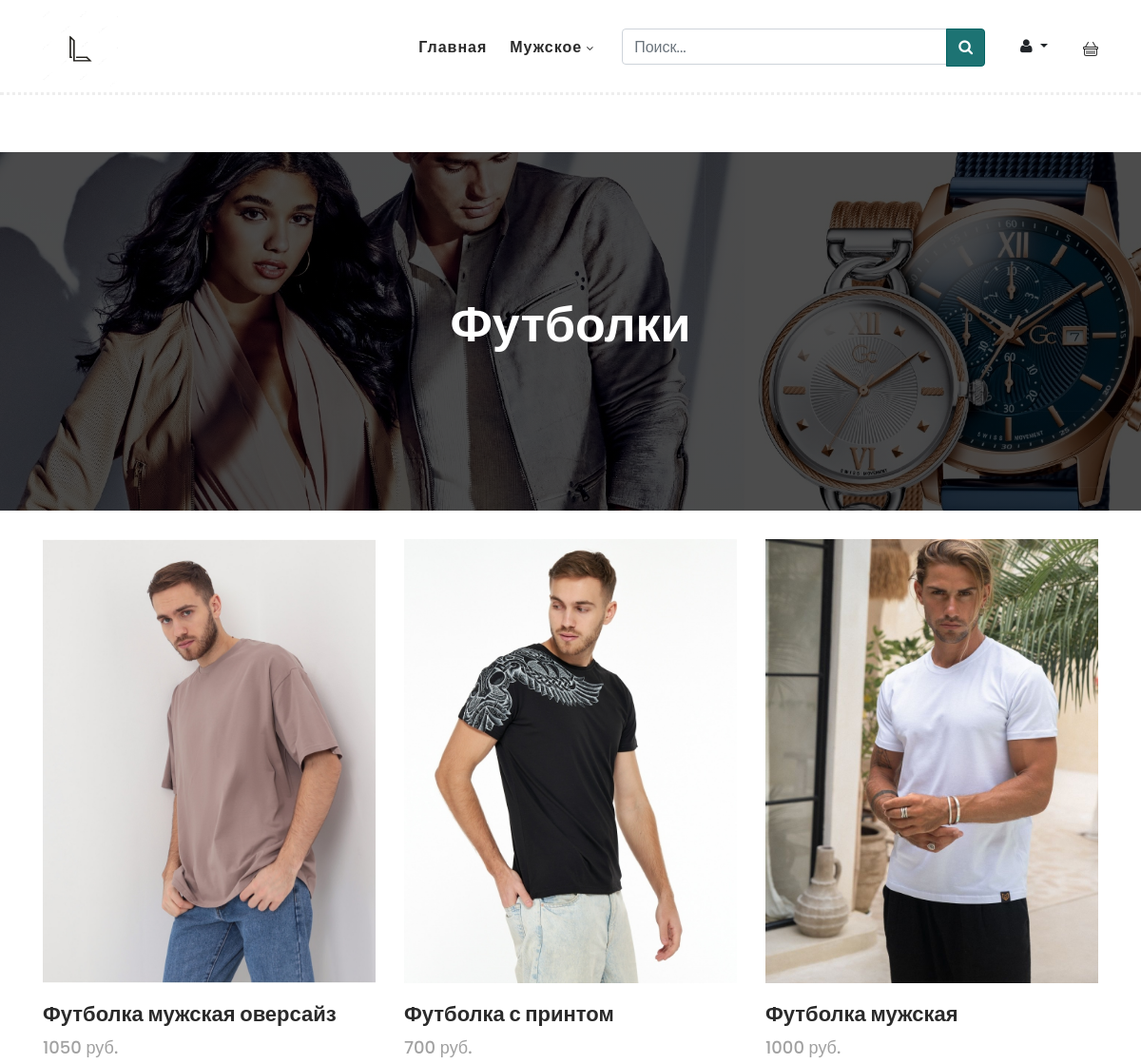
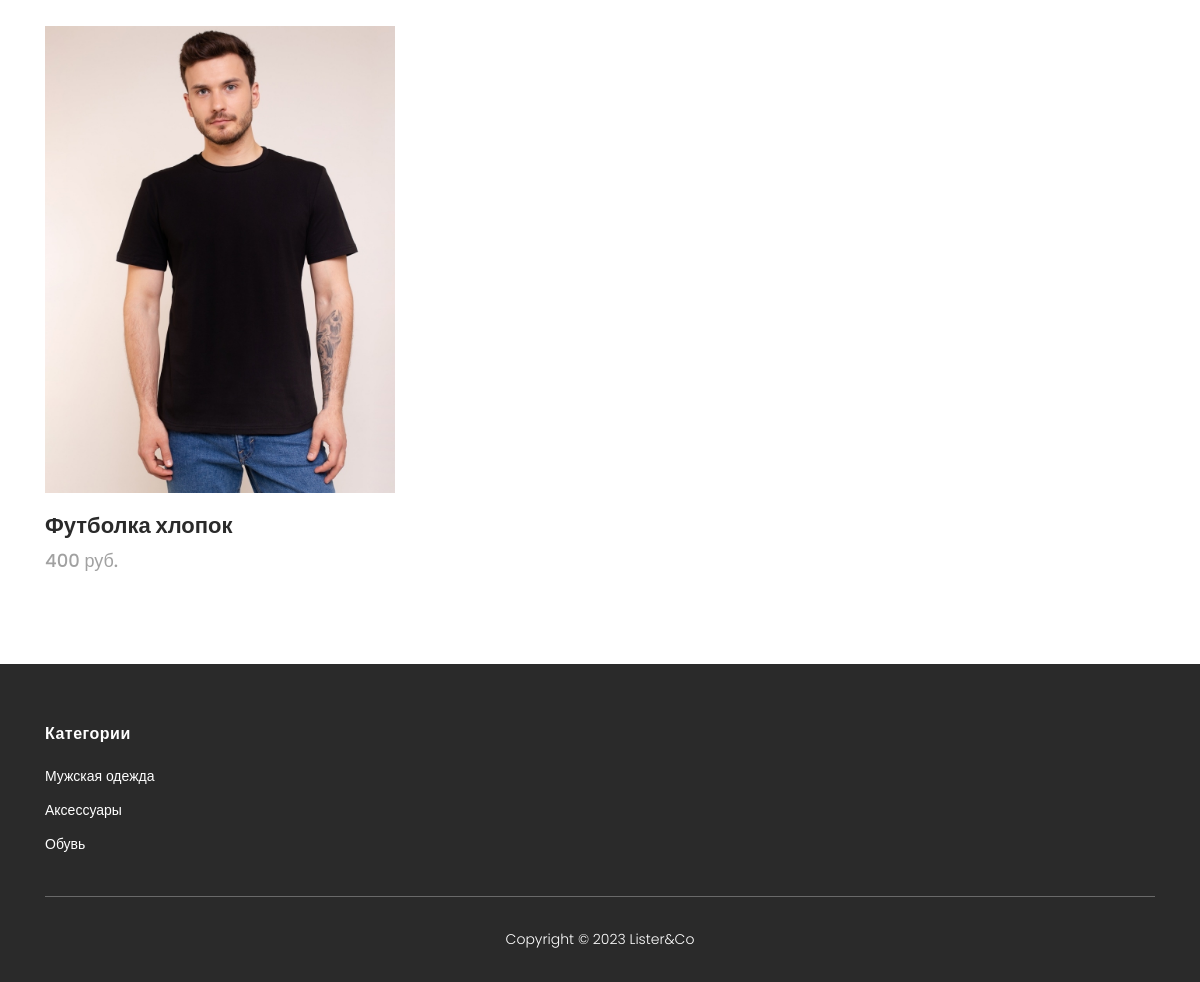
Page /category/1 on the committed database (2 pictures, top to bottom).
### store/models.py (models this page shows, shortened)
class Product(models.Model):
    name = models.CharField(max_length=100)
    description = models.TextField()
    materials = models.CharField(max_length=100)
    price = models.IntegerField( null=True)
    photo = models.ImageField(upload_to="photos/%Y/%m/%d", null=True)
    photo2 = models.ImageField(upload_to="photos/%Y/%m/%d", null=True)
    photo3 = models.ImageField(upload_to="photos/%Y/%m/%d", null=True)
    time_create = models.TimeField(auto_now_add=True)
    category = models.ForeignKey('Category', on_delete=models.PROTECT)
    class Meta:
        verbose_name = 'Одежда'
        verbose_name_plural = 'Одежда'
    def get_absolute_url(self):
        return reverse('detail', kwargs={'did': self.pk})

class Category(models.Model):
    name = models.CharField(max_length=100, db_index=True)
    photo = models.ImageField(upload_to="photos/%Y/%m/%d")
    class Meta:
        verbose_name = 'Категория'
        verbose_name_plural = 'Категории'
    def __str__(self):
        return self.name
    def get_absolute_url(self):
        return reverse('category', kwargs={'cid': self.pk})

### store/views.py (the view)
# urls.py: path('category/<int:cid>', ShowCategory.as_view(), name='category'),
class ShowCategory(CategoryMixin, ListView):
    model = Product
    template_name = 'store/products.html'
    context_object_name = 'product'
    def get_context_data(self, *, object_list=None, **kwargs):
        context = super().get_context_data(**kwargs)
        category_mixin = self.get_user_context(title="Главная страница")
        context = dict(list(context.items()) + list(category_mixin.items()))
        return context
    def get_queryset(self):
        return Product.objects.filter(category=self.kwargs['cid'])

### store/utils.py (called while the page is built)
    def get_user_context(self, **kwargs):
        context = kwargs
        categorys = Category.objects.all()
        context['categorys'] = categorys
        if 'cat_selected' not in context:
            context['cat_selected'] = 0
        return context

### store/templates/store/products.html (shortened to what this page needs)
{% extends 'store/base.html' %}
{% block content %}
    <div class="page-heading" id="top">
        <div class="container">
            <div class="row">
                <div class="col-lg-12">
                    <div class="inner-content">
                                                {% for c in product|slice:":1"%}
                        <h2>{{c.category}}</h2>
                        {% endfor %}
                    </div>
                </div>
            </div>
        </div>
    </div>
    <section class="section" id="products">
        <div class="container">
            <div class="row">
                {% for p in product %}
                <div class="col-lg-4">
                    <div class="item">
                        <div class="thumb">
                            <a href="{{p.get_absolute_url}}"><img src="{{p.photo.url}}" alt=""></a>
                        </div>
                        <div class="down-content">
                            <a href="{{p.get_absolute_url}}"><h4>{{p.name}}</h4></a>
                            <span>{{p.price}} руб.</span>
                        </div>
                    </div>
                </div>
                {% endfor %}
            </div>
        </div>
    </section>
{% endblock %}

### store/templates/store/base.html (shortened to what this page needs)
{% load static %}
<!DOCTYPE html>
<html lang="en">
  <head>
    <link rel="stylesheet" type="text/css" href="{% static 'store/assets/css/bootstrap.min.css' %}">
    <link rel="stylesheet" type="text/css" href="{% static 'store/assets/css/font-awesome.css' %}">
    <link rel="stylesheet" href="{% static 'store/assets/css/templatemo-hexashop.css' %}">
    <link rel="stylesheet" href="{% static 'store/assets/css/owl-carousel.css' %}">
    <link rel="stylesheet" href="{% static 'store/assets/css/lightbox.css' %}">
    </head>
    <body>
    <header class="header-area header-sticky">
        <div class="container">
            <div class="row">
                <div class="col-12">
                    <nav class="main-nav">
                        <a href="{% url 'home' %}" class="logo">
                            <img  class="logo-image" src="{%  static 'store/assets/images/logo.png' %}">
                        </a>
                        <ul class="nav">
                            <li class="scroll-to-section"><a href="{% url 'home'  %}">Главная</a></li>
                            <li class="submenu">
                                <a href="javascript:;">Мужское</a>
                            </li>
                            <li>
                                <form action="{% url 'search' %}" method="get">
                                    <div class="input-group">
                                        <input type="text" class="form-control" type="search" name="q" placeholder="Поиск...">
                                        <div class="input-group-append">
                                            <a href="{% url 'search' %}"></a><button class="btn btn-secondary" type="submit" style="background-color: #1D7373; border-color:#006363 "></a>
                                            <i class="fa fa-search"></i>
                                        </button>
                                        </div>
                                    </div>
                                </form>
                            </li>
                            <li>
                                <div class="btn-group">
                                  <button type="button" class="btn btn-default dropdown-toggle" data-toggle="dropdown" aria-haspopup="true" aria-expanded="false">
                                    <i class="fa fa-user" aria-hidden="true"></i></a>
                                  </button>
                                </div>
                            </li>
                            <li>
                                {% if not request.user.is_authenticated %}
                                <a href="{% url 'login' %}"></a>
                                {% endif %}
                            </li>
                        </ul>
                    </nav>
                </div>
            </div>
        </div>
    </header>
    {% block content %}
    {% endblock %}
    <footer>
        <div class="container">
            <div class="row">
                <div class="col-lg-3">
                    <h4>Категории</h4>
                    <ul>
                        <li><a href="#">Мужская одежда</a></li>
                        <li><a href="#">Аксессуары</a></li>
                        <li><a href="#">Обувь</a></li>
                    </ul>
                </div>
                <div class="col-lg-12">
                    <div class="under-footer">
                        <p>Copyright © 2023 Lister&Co
                    </div>
                </div>
            </div>
        </div>
    </footer>
  </body>
</html>

### rows in the picture
Product: category "Футболки", photo (picture), name "Футболка мужская оверсайз", price "1050"
Product: photo (picture), name "Футболка с принтом", price "700"
Product: photo (picture), name "Футболка мужская", price "1000"
Product: photo (picture), name "Футболка хлопок", price "400"
